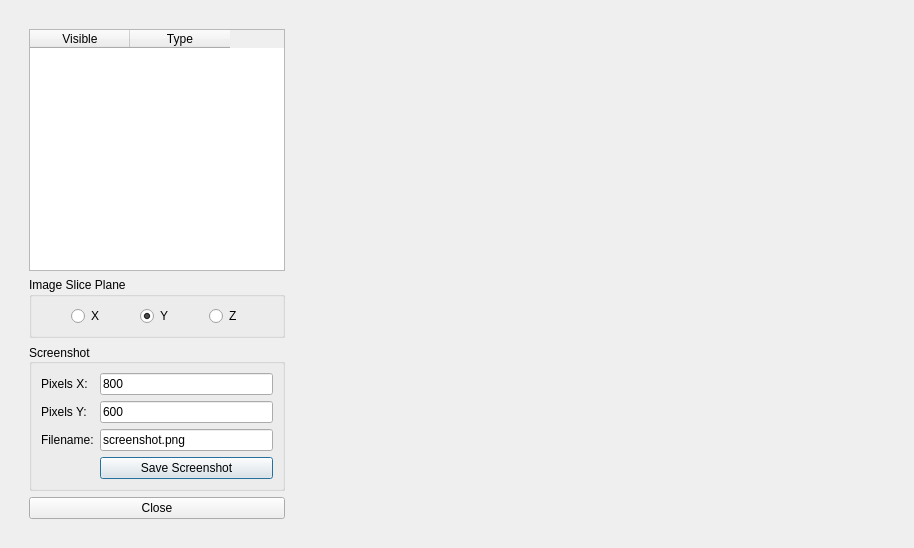
<?xml version="1.0" encoding="UTF-8"?>
<ui version="4.0">
 <class>Dialog</class>
 <widget class="QDialog" name="Dialog">
  <property name="geometry">
   <rect>
    <x>0</x>
    <y>0</y>
    <width>914</width>
    <height>548</height>
   </rect>
  </property>
  <property name="sizePolicy">
   <sizepolicy hsizetype="Preferred" vsizetype="Preferred">
    <horstretch>0</horstretch>
    <verstretch>0</verstretch>
   </sizepolicy>
  </property>
  <property name="windowTitle">
   <string>Model Viewer</string>
  </property>
  <layout class="QHBoxLayout" name="horizontalLayout_2">
   <item>
    <widget class="QWidget" name="widget" native="true">
     <property name="enabled">
      <bool>true</bool>
     </property>
     <property name="sizePolicy">
      <sizepolicy hsizetype="Preferred" vsizetype="Preferred">
       <horstretch>0</horstretch>
       <verstretch>0</verstretch>
      </sizepolicy>
     </property>
     <property name="maximumSize">
      <size>
       <width>16777215</width>
       <height>16777215</height>
      </size>
     </property>
     <layout class="QGridLayout" name="gridLayout">
      <item row="0" column="0">
       <widget class="QWidget" name="widget" native="true">
        <property name="maximumSize">
         <size>
          <width>500</width>
          <height>16777215</height>
         </size>
        </property>
        <layout class="QVBoxLayout" name="verticalLayout_3">
         <item>
          <layout class="QVBoxLayout" name="verticalLayout">
           <property name="sizeConstraint">
            <enum>QLayout::SetDefaultConstraint</enum>
           </property>
           <item>
            <widget class="QTableWidget" name="tableWidget">
             <property name="sizePolicy">
              <sizepolicy hsizetype="Preferred" vsizetype="Expanding">
               <horstretch>0</horstretch>
               <verstretch>0</verstretch>
              </sizepolicy>
             </property>
             <property name="sortingEnabled">
              <bool>false</bool>
             </property>
             <attribute name="horizontalHeaderVisible">
              <bool>true</bool>
             </attribute>
             <attribute name="horizontalHeaderCascadingSectionResizes">
              <bool>false</bool>
             </attribute>
             <attribute name="horizontalHeaderDefaultSectionSize">
              <number>100</number>
             </attribute>
             <column>
              <property name="text">
               <string>Visible</string>
              </property>
             </column>
             <column>
              <property name="text">
               <string>Type</string>
              </property>
             </column>
            </widget>
           </item>
           <item>
            <widget class="QGroupBox" name="sliceplanegroup">
             <property name="title">
              <string>Image Slice Plane</string>
             </property>
             <layout class="QHBoxLayout" name="horizontalLayout">
              <item>
               <widget class="QRadioButton" name="slicePlaneRadioX">
                <property name="sizePolicy">
                 <sizepolicy hsizetype="Fixed" vsizetype="Fixed">
                  <horstretch>0</horstretch>
                  <verstretch>0</verstretch>
                 </sizepolicy>
                </property>
                <property name="text">
                 <string>X</string>
                </property>
                <property name="checked">
                 <bool>false</bool>
                </property>
               </widget>
              </item>
              <item>
               <widget class="QRadioButton" name="slicePlaneRadioY">
                <property name="sizePolicy">
                 <sizepolicy hsizetype="Fixed" vsizetype="Fixed">
                  <horstretch>0</horstretch>
                  <verstretch>0</verstretch>
                 </sizepolicy>
                </property>
                <property name="text">
                 <string>Y</string>
                </property>
                <property name="checked">
                 <bool>true</bool>
                </property>
               </widget>
              </item>
              <item>
               <widget class="QRadioButton" name="slicePlaneRadioZ">
                <property name="sizePolicy">
                 <sizepolicy hsizetype="Fixed" vsizetype="Fixed">
                  <horstretch>0</horstretch>
                  <verstretch>0</verstretch>
                 </sizepolicy>
                </property>
                <property name="text">
                 <string>Z</string>
                </property>
               </widget>
              </item>
             </layout>
            </widget>
           </item>
           <item>
            <widget class="QGroupBox" name="screenshotgroup">
             <property name="title">
              <string>Screenshot</string>
             </property>
             <property name="alignment">
              <set>Qt::AlignLeading|Qt::AlignLeft|Qt::AlignVCenter</set>
             </property>
             <layout class="QFormLayout" name="formLayout">
              <property name="fieldGrowthPolicy">
               <enum>QFormLayout::AllNonFixedFieldsGrow</enum>
              </property>
              <item row="0" column="0">
               <widget class="QLabel" name="pixelsXLabel">
                <property name="sizePolicy">
                 <sizepolicy hsizetype="Fixed" vsizetype="Preferred">
                  <horstretch>0</horstretch>
                  <verstretch>0</verstretch>
                 </sizepolicy>
                </property>
                <property name="text">
                 <string>Pixels X:</string>
                </property>
               </widget>
              </item>
              <item row="0" column="1">
               <widget class="QLineEdit" name="screenshotPixelXLineEdit">
                <property name="sizePolicy">
                 <sizepolicy hsizetype="Expanding" vsizetype="Fixed">
                  <horstretch>0</horstretch>
                  <verstretch>0</verstretch>
                 </sizepolicy>
                </property>
                <property name="text">
                 <string>800</string>
                </property>
               </widget>
              </item>
              <item row="1" column="0">
               <widget class="QLabel" name="pixelsYLabel">
                <property name="sizePolicy">
                 <sizepolicy hsizetype="Fixed" vsizetype="Preferred">
                  <horstretch>0</horstretch>
                  <verstretch>0</verstretch>
                 </sizepolicy>
                </property>
                <property name="text">
                 <string>Pixels Y:</string>
                </property>
               </widget>
              </item>
              <item row="1" column="1">
               <widget class="QLineEdit" name="screenshotPixelYLineEdit">
                <property name="sizePolicy">
                 <sizepolicy hsizetype="Expanding" vsizetype="Fixed">
                  <horstretch>0</horstretch>
                  <verstretch>0</verstretch>
                 </sizepolicy>
                </property>
                <property name="text">
                 <string>600</string>
                </property>
               </widget>
              </item>
              <item row="2" column="0">
               <widget class="QLabel" name="screenshotFilenameLabel">
                <property name="text">
                 <string>Filename:</string>
                </property>
               </widget>
              </item>
              <item row="2" column="1">
               <widget class="QLineEdit" name="screenshotFilenameLineEdit">
                <property name="sizePolicy">
                 <sizepolicy hsizetype="Expanding" vsizetype="Fixed">
                  <horstretch>0</horstretch>
                  <verstretch>0</verstretch>
                 </sizepolicy>
                </property>
                <property name="text">
                 <string>screenshot.png</string>
                </property>
               </widget>
              </item>
              <item row="3" column="1">
               <widget class="QPushButton" name="screenshotSaveButton">
                <property name="sizePolicy">
                 <sizepolicy hsizetype="Preferred" vsizetype="Fixed">
                  <horstretch>0</horstretch>
                  <verstretch>0</verstretch>
                 </sizepolicy>
                </property>
                <property name="text">
                 <string>Save Screenshot</string>
                </property>
               </widget>
              </item>
             </layout>
            </widget>
           </item>
           <item>
            <widget class="QPushButton" name="closeButton">
             <property name="sizePolicy">
              <sizepolicy hsizetype="MinimumExpanding" vsizetype="Fixed">
               <horstretch>0</horstretch>
               <verstretch>0</verstretch>
              </sizepolicy>
             </property>
             <property name="layoutDirection">
              <enum>Qt::LeftToRight</enum>
             </property>
             <property name="text">
              <string>Close</string>
             </property>
            </widget>
           </item>
          </layout>
         </item>
        </layout>
       </widget>
      </item>
      <item row="0" column="1">
       <widget class="MayaviSceneWidget" name="MayaviScene" native="true">
        <property name="sizePolicy">
         <sizepolicy hsizetype="Preferred" vsizetype="Expanding">
          <horstretch>1</horstretch>
          <verstretch>1</verstretch>
         </sizepolicy>
        </property>
       </widget>
      </item>
     </layout>
    </widget>
   </item>
  </layout>
 </widget>
 <customwidgets>
  <customwidget>
   <class>MayaviSceneWidget</class>
   <extends>QWidget</extends>
   <header>mayaviscenewidget.h</header>
   <container>1</container>
  </customwidget>
 </customwidgets>
 <resources/>
 <connections/>
</ui>
